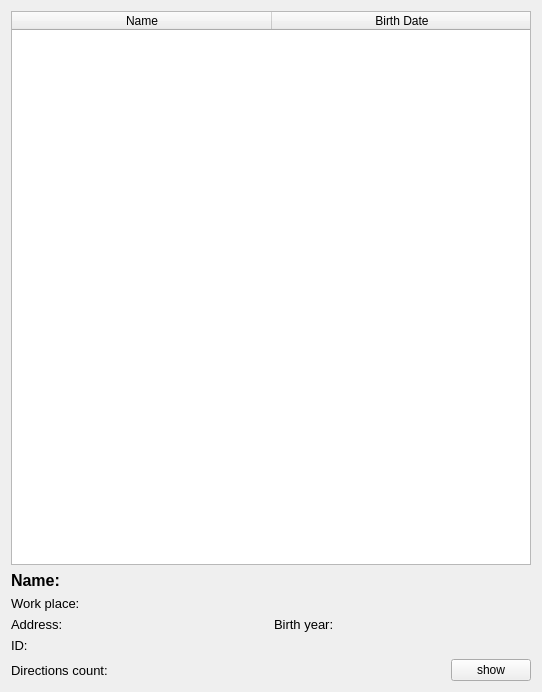
<?xml version="1.0" encoding="UTF-8"?>
<ui version="4.0">
 <class>PacientsWidgetForm</class>
 <widget class="QWidget" name="PacientsWidgetForm">
  <property name="geometry">
   <rect>
    <x>0</x>
    <y>0</y>
    <width>539</width>
    <height>692</height>
   </rect>
  </property>
  <property name="windowTitle">
   <string>Form</string>
  </property>
  <layout class="QVBoxLayout" name="verticalLayout_3">
   <item>
    <widget class="QTableWidget" name="tableWidget">
     <property name="minimumSize">
      <size>
       <width>520</width>
       <height>200</height>
      </size>
     </property>
     <property name="horizontalScrollBarPolicy">
      <enum>Qt::ScrollBarAlwaysOff</enum>
     </property>
     <property name="editTriggers">
      <set>QAbstractItemView::NoEditTriggers</set>
     </property>
     <property name="selectionMode">
      <enum>QAbstractItemView::SingleSelection</enum>
     </property>
     <property name="selectionBehavior">
      <enum>QAbstractItemView::SelectRows</enum>
     </property>
     <property name="showGrid">
      <bool>false</bool>
     </property>
     <property name="columnCount">
      <number>2</number>
     </property>
     <attribute name="horizontalHeaderVisible">
      <bool>true</bool>
     </attribute>
     <attribute name="horizontalHeaderCascadingSectionResizes">
      <bool>true</bool>
     </attribute>
     <attribute name="horizontalHeaderDefaultSectionSize">
      <number>260</number>
     </attribute>
     <column>
      <property name="text">
       <string>Name</string>
      </property>
     </column>
     <column>
      <property name="text">
       <string>Birth Date</string>
      </property>
     </column>
    </widget>
   </item>
   <item>
    <widget class="QLabel" name="nameLabel">
     <property name="font">
      <font>
       <pointsize>12</pointsize>
       <weight>75</weight>
       <bold>true</bold>
      </font>
     </property>
     <property name="text">
      <string>Name:</string>
     </property>
    </widget>
   </item>
   <item>
    <layout class="QHBoxLayout" name="horizontalLayout_2">
     <item>
      <widget class="QLabel" name="workPlace">
       <property name="font">
        <font>
         <pointsize>10</pointsize>
        </font>
       </property>
       <property name="text">
        <string>Work place:</string>
       </property>
      </widget>
     </item>
    </layout>
   </item>
   <item>
    <layout class="QHBoxLayout" name="horizontalLayout">
     <item>
      <widget class="QLabel" name="addressLabel">
       <property name="font">
        <font>
         <pointsize>10</pointsize>
        </font>
       </property>
       <property name="text">
        <string>Address:</string>
       </property>
      </widget>
     </item>
     <item>
      <widget class="QLabel" name="birthLabel">
       <property name="font">
        <font>
         <pointsize>10</pointsize>
        </font>
       </property>
       <property name="text">
        <string>Birth year:</string>
       </property>
      </widget>
     </item>
    </layout>
   </item>
   <item>
    <widget class="QLabel" name="idLabel">
     <property name="font">
      <font>
       <pointsize>10</pointsize>
      </font>
     </property>
     <property name="text">
      <string>ID:</string>
     </property>
    </widget>
   </item>
   <item>
    <layout class="QHBoxLayout" name="horizontalLayout_3">
     <item>
      <widget class="QLabel" name="directionsLabel">
       <property name="font">
        <font>
         <pointsize>10</pointsize>
        </font>
       </property>
       <property name="text">
        <string>Directions count:</string>
       </property>
      </widget>
     </item>
     <item>
      <widget class="QPushButton" name="showButton">
       <property name="sizePolicy">
        <sizepolicy hsizetype="Fixed" vsizetype="Fixed">
         <horstretch>0</horstretch>
         <verstretch>0</verstretch>
        </sizepolicy>
       </property>
       <property name="text">
        <string>show</string>
       </property>
      </widget>
     </item>
    </layout>
   </item>
  </layout>
 </widget>
 <resources/>
 <connections/>
</ui>
